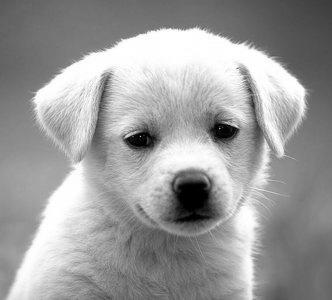
#> input picture image.jpg, 332 x 300 px
$ python hw1.py
#> lines starting #> are read from the running program, lines starting #| are printed output that depends on the picture


import cv2
import numpy as np
import math
import matplotlib.pyplot as plt


image = cv2.imread("image.jpg",0)
#> image is the input picture: shape (300, 332); min 0, max 255, mean 155.7
h,w = image.shape
#> h = 300; w = 332
print(h,w)
#| 300 332


#step 1 - flips the image vertically
image_copy = np.copy(image)
row = 0
for i in range(h-1,-1,-1):
  image_copy[row,:] = image[i,:]
  row+=1
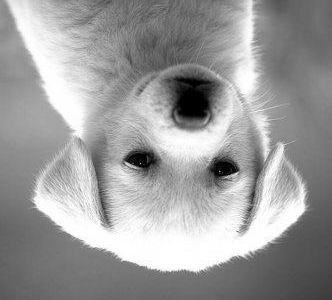
#> image_copy: shape (300, 332); min 0, max 255, mean 155.7
#> after the loop, row = 300

cv2.imwrite("vertical_flips.jpg",image_copy)

plt.figure(figsize = (12, 9))
plt.axis('off')
plt.imshow(image_copy,cmap='gray', vmin=0, vmax=255)
plt.show()

#step 2 - flips the image horizontally
image_copy = np.copy(image)
col = 0
for i in range(w-1,-1,-1):
  image_copy[:,col] = image[:,i]
  col+=1
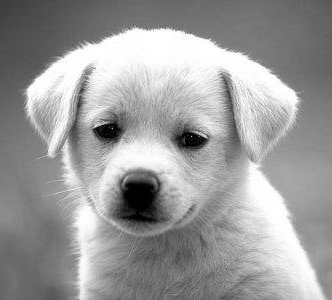
#> image_copy: shape (300, 332); min 0, max 255, mean 155.7
#> after the loop, col = 332

cv2.imwrite("horizontal_flips.jpg",image_copy)

plt.figure(figsize = (12, 9))
plt.axis('off')
plt.imshow(image_copy,cmap='gray', vmin=0, vmax=255)
plt.show()


#step 3 - rotates the image 90 degrees counterclockwise
img_zeros = np.zeros((w,h))
row = 0
for i in range(0,w):
  img_zeros[row,:] = image[:,-i]
  row+=1
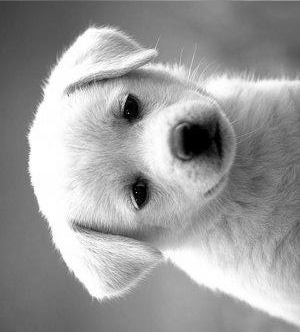
#> img_zeros: shape (332, 300) float64; min 0, max 255, mean 155.7
#> after the loop, row = 332
img_counterclockwise = np.copy(img_zeros)
cv2.imwrite("image_counterclockwise.jpg",img_counterclockwise)

plt.figure(figsize = (9, 12))
plt.axis('off')
plt.imshow(img_counterclockwise,cmap='gray', vmin=0, vmax=255)
plt.show()


#step 4 -  rotates the image 90 degrees clockwise
img_zeros = np.zeros((w,h))
col = 0
for i in range(0,h-1):
  img_zeros[:,col] = image[-i,:]
  col+=1
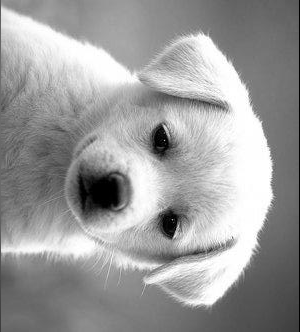
#> img_zeros: shape (332, 300) float64; min 0, max 255, mean 155.4
#> after the loop, col = 299
img_clockwise = np.copy(img_zeros)
cv2.imwrite("image_clockwise.jpg",img_clockwise)

plt.figure(figsize = (9, 12))
plt.axis('off')
plt.imshow(img_clockwise,cmap='gray', vmin=0, vmax=255)
plt.show()


##step 5 - resizes the image to half by keeping the aspect ratio
rezied_image = image[0::2,0::2]
cv2.imwrite("rezied_image.jpg",rezied_image)
print(image.shape)
#| (300, 332)
print(rezied_image.shape)
#| (150, 166)

plt.figure(figsize = (12, 9))
plt.axis('off')
plt.imshow(rezied_image,cmap='gray', vmin=0, vmax=255)
plt.show()


#step 6 - applies negative transformation on the image
negative_image = np.ones((h,w))*255
negative_image = negative_image-image
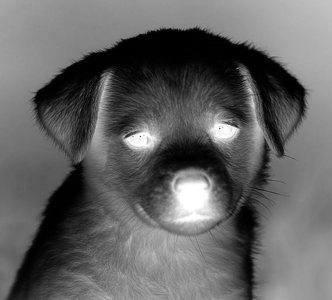
#> negative_image: shape (300, 332) float64; min 0, max 255, mean 99.3

cv2.imwrite("negative_image.jpg",negative_image)

plt.figure(figsize = (12, 9))
plt.axis('off')
plt.imshow(negative_image,cmap='gray', vmin=0, vmax=255)
plt.show()


#gamma = log(mid*255)/log(mean)
mid = 0.4
mean = np.mean(image)
#> mean = 155.7
gamma = math.log(mid*255)/math.log(mean)
#> gamma = 0.916

#gamma correction
image_gamma = np.power(image, gamma).clip(0,255).astype(np.uint8)
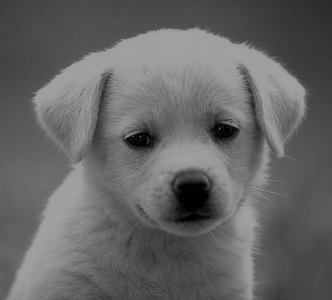
#> image_gamma: shape (300, 332); min 0, max 160, mean 100.9
cv2.imwrite("image_gamma.jpg",image_gamma)

plt.figure(figsize = (12, 9))
plt.axis('off')
plt.imshow(image_gamma,cmap='gray', vmin=0, vmax=255)
plt.show()


control_histogram = [*range(0,256)]
indexes = control_histogram.copy()

h,w = image.shape

for i in range(0,h):
  for j in range(0,w):
    pixel_value = image[i,j]
    control_histogram[pixel_value]+=1
#> after the loop, control_histogram = 256 values, max 2991 at index 254, min 37 at index 7, mean 516.6


index = 0
fig = plt.figure(figsize = (10, 7))
plt.plot(indexes, control_histogram)
plt.xlabel("0-255 pixel value")
plt.ylabel("Count")
plt.title("Histogram chart")

plt.show()
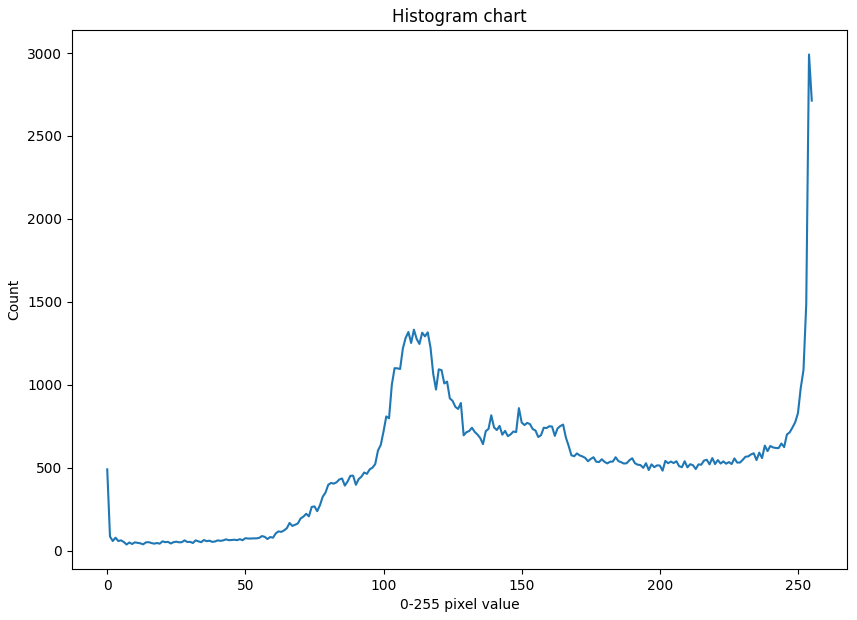
#> figure drawn by matplotlib, 1 panel; curve peaks at x = 254, y = 2991
